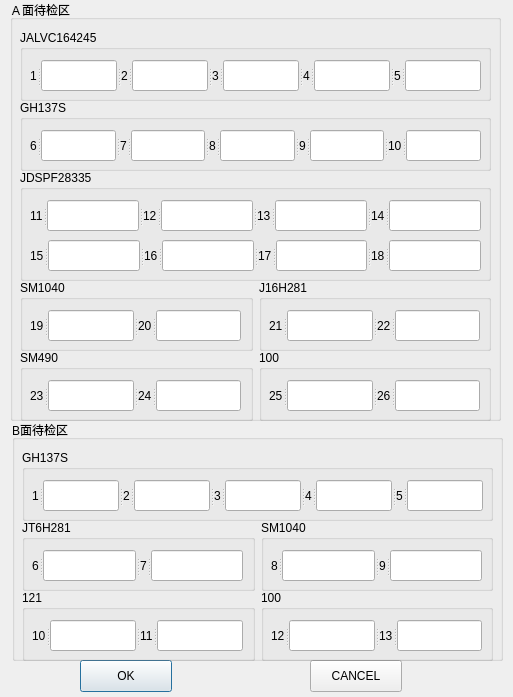
<?xml version="1.0" encoding="UTF-8"?>
<ui version="4.0">
 <class>thresholdSetting</class>
 <widget class="QDialog" name="thresholdSetting">
  <property name="geometry">
   <rect>
    <x>0</x>
    <y>0</y>
    <width>513</width>
    <height>697</height>
   </rect>
  </property>
  <property name="sizePolicy">
   <sizepolicy hsizetype="Fixed" vsizetype="Fixed">
    <horstretch>0</horstretch>
    <verstretch>0</verstretch>
   </sizepolicy>
  </property>
  <property name="windowTitle">
   <string>阈值设置</string>
  </property>
  <widget class="QPushButton" name="pushButton_ok">
   <property name="geometry">
    <rect>
     <x>80</x>
     <y>660</y>
     <width>92</width>
     <height>32</height>
    </rect>
   </property>
   <property name="text">
    <string>OK</string>
   </property>
  </widget>
  <widget class="QPushButton" name="pushButton_cancel">
   <property name="geometry">
    <rect>
     <x>310</x>
     <y>660</y>
     <width>92</width>
     <height>32</height>
    </rect>
   </property>
   <property name="text">
    <string>CANCEL</string>
   </property>
  </widget>
  <widget class="QGroupBox" name="groupBox">
   <property name="geometry">
    <rect>
     <x>10</x>
     <y>0</y>
     <width>491</width>
     <height>421</height>
    </rect>
   </property>
   <property name="sizePolicy">
    <sizepolicy hsizetype="Fixed" vsizetype="Fixed">
     <horstretch>0</horstretch>
     <verstretch>0</verstretch>
    </sizepolicy>
   </property>
   <property name="minimumSize">
    <size>
     <width>491</width>
     <height>241</height>
    </size>
   </property>
   <property name="maximumSize">
    <size>
     <width>491</width>
     <height>500</height>
    </size>
   </property>
   <property name="title">
    <string>Ａ面待检区</string>
   </property>
   <widget class="QGroupBox" name="groupBox_2">
    <property name="geometry">
     <rect>
      <x>10</x>
      <y>30</y>
      <width>471</width>
      <height>71</height>
     </rect>
    </property>
    <property name="title">
     <string>JALVC164245</string>
    </property>
    <widget class="QSplitter" name="splitter">
     <property name="geometry">
      <rect>
       <x>10</x>
       <y>30</y>
       <width>451</width>
       <height>31</height>
      </rect>
     </property>
     <property name="orientation">
      <enum>Qt::Horizontal</enum>
     </property>
     <widget class="QLabel" name="label_5">
      <property name="sizePolicy">
       <sizepolicy hsizetype="Fixed" vsizetype="Fixed">
        <horstretch>0</horstretch>
        <verstretch>0</verstretch>
       </sizepolicy>
      </property>
      <property name="text">
       <string>1</string>
      </property>
     </widget>
     <widget class="QLineEdit" name="lineEdit_A1">
      <property name="sizePolicy">
       <sizepolicy hsizetype="Fixed" vsizetype="Fixed">
        <horstretch>0</horstretch>
        <verstretch>0</verstretch>
       </sizepolicy>
      </property>
     </widget>
     <widget class="QLabel" name="label_6">
      <property name="sizePolicy">
       <sizepolicy hsizetype="Fixed" vsizetype="Fixed">
        <horstretch>0</horstretch>
        <verstretch>0</verstretch>
       </sizepolicy>
      </property>
      <property name="text">
       <string>2</string>
      </property>
     </widget>
     <widget class="QLineEdit" name="lineEdit_A2">
      <property name="sizePolicy">
       <sizepolicy hsizetype="Fixed" vsizetype="Fixed">
        <horstretch>0</horstretch>
        <verstretch>0</verstretch>
       </sizepolicy>
      </property>
     </widget>
     <widget class="QLabel" name="label_7">
      <property name="sizePolicy">
       <sizepolicy hsizetype="Fixed" vsizetype="Fixed">
        <horstretch>0</horstretch>
        <verstretch>0</verstretch>
       </sizepolicy>
      </property>
      <property name="text">
       <string>3</string>
      </property>
     </widget>
     <widget class="QLineEdit" name="lineEdit_A3">
      <property name="sizePolicy">
       <sizepolicy hsizetype="Fixed" vsizetype="Fixed">
        <horstretch>0</horstretch>
        <verstretch>0</verstretch>
       </sizepolicy>
      </property>
     </widget>
     <widget class="QLabel" name="label_8">
      <property name="sizePolicy">
       <sizepolicy hsizetype="Fixed" vsizetype="Fixed">
        <horstretch>0</horstretch>
        <verstretch>0</verstretch>
       </sizepolicy>
      </property>
      <property name="text">
       <string>4</string>
      </property>
     </widget>
     <widget class="QLineEdit" name="lineEdit_A4">
      <property name="sizePolicy">
       <sizepolicy hsizetype="Fixed" vsizetype="Fixed">
        <horstretch>0</horstretch>
        <verstretch>0</verstretch>
       </sizepolicy>
      </property>
     </widget>
     <widget class="QLabel" name="label_14">
      <property name="sizePolicy">
       <sizepolicy hsizetype="Fixed" vsizetype="Fixed">
        <horstretch>0</horstretch>
        <verstretch>0</verstretch>
       </sizepolicy>
      </property>
      <property name="text">
       <string>5</string>
      </property>
     </widget>
     <widget class="QLineEdit" name="lineEdit_A5">
      <property name="sizePolicy">
       <sizepolicy hsizetype="Fixed" vsizetype="Fixed">
        <horstretch>0</horstretch>
        <verstretch>0</verstretch>
       </sizepolicy>
      </property>
     </widget>
    </widget>
   </widget>
   <widget class="QGroupBox" name="groupBox_3">
    <property name="geometry">
     <rect>
      <x>10</x>
      <y>100</y>
      <width>471</width>
      <height>71</height>
     </rect>
    </property>
    <property name="title">
     <string>GH137S</string>
    </property>
    <widget class="QSplitter" name="splitter_2">
     <property name="geometry">
      <rect>
       <x>10</x>
       <y>30</y>
       <width>451</width>
       <height>31</height>
      </rect>
     </property>
     <property name="orientation">
      <enum>Qt::Horizontal</enum>
     </property>
     <widget class="QLabel" name="label_30">
      <property name="sizePolicy">
       <sizepolicy hsizetype="Fixed" vsizetype="Fixed">
        <horstretch>0</horstretch>
        <verstretch>0</verstretch>
       </sizepolicy>
      </property>
      <property name="text">
       <string>6</string>
      </property>
     </widget>
     <widget class="QLineEdit" name="lineEdit_A6"/>
     <widget class="QLabel" name="label_31">
      <property name="sizePolicy">
       <sizepolicy hsizetype="Fixed" vsizetype="Fixed">
        <horstretch>0</horstretch>
        <verstretch>0</verstretch>
       </sizepolicy>
      </property>
      <property name="text">
       <string>7</string>
      </property>
     </widget>
     <widget class="QLineEdit" name="lineEdit_A7"/>
     <widget class="QLabel" name="label_32">
      <property name="sizePolicy">
       <sizepolicy hsizetype="Fixed" vsizetype="Fixed">
        <horstretch>0</horstretch>
        <verstretch>0</verstretch>
       </sizepolicy>
      </property>
      <property name="text">
       <string>8</string>
      </property>
     </widget>
     <widget class="QLineEdit" name="lineEdit_A8"/>
     <widget class="QLabel" name="label_33">
      <property name="sizePolicy">
       <sizepolicy hsizetype="Fixed" vsizetype="Fixed">
        <horstretch>0</horstretch>
        <verstretch>0</verstretch>
       </sizepolicy>
      </property>
      <property name="text">
       <string>9</string>
      </property>
     </widget>
     <widget class="QLineEdit" name="lineEdit_A9"/>
     <widget class="QLabel" name="label_34">
      <property name="sizePolicy">
       <sizepolicy hsizetype="Fixed" vsizetype="Fixed">
        <horstretch>0</horstretch>
        <verstretch>0</verstretch>
       </sizepolicy>
      </property>
      <property name="text">
       <string>10</string>
      </property>
     </widget>
     <widget class="QLineEdit" name="lineEdit_A10"/>
    </widget>
   </widget>
   <widget class="QGroupBox" name="groupBox_20">
    <property name="geometry">
     <rect>
      <x>10</x>
      <y>170</y>
      <width>471</width>
      <height>111</height>
     </rect>
    </property>
    <property name="title">
     <string>JDSPF28335</string>
    </property>
    <widget class="QSplitter" name="splitter_13">
     <property name="geometry">
      <rect>
       <x>10</x>
       <y>30</y>
       <width>451</width>
       <height>31</height>
      </rect>
     </property>
     <property name="orientation">
      <enum>Qt::Horizontal</enum>
     </property>
     <widget class="QLabel" name="label_35">
      <property name="sizePolicy">
       <sizepolicy hsizetype="Fixed" vsizetype="Fixed">
        <horstretch>0</horstretch>
        <verstretch>0</verstretch>
       </sizepolicy>
      </property>
      <property name="text">
       <string>11</string>
      </property>
     </widget>
     <widget class="QLineEdit" name="lineEdit_A19"/>
     <widget class="QLabel" name="label_36">
      <property name="sizePolicy">
       <sizepolicy hsizetype="Fixed" vsizetype="Fixed">
        <horstretch>0</horstretch>
        <verstretch>0</verstretch>
       </sizepolicy>
      </property>
      <property name="text">
       <string>12</string>
      </property>
     </widget>
     <widget class="QLineEdit" name="lineEdit_A20"/>
     <widget class="QLabel" name="label_37">
      <property name="sizePolicy">
       <sizepolicy hsizetype="Fixed" vsizetype="Fixed">
        <horstretch>0</horstretch>
        <verstretch>0</verstretch>
       </sizepolicy>
      </property>
      <property name="text">
       <string>13</string>
      </property>
     </widget>
     <widget class="QLineEdit" name="lineEdit_A21"/>
     <widget class="QLabel" name="label_38">
      <property name="sizePolicy">
       <sizepolicy hsizetype="Fixed" vsizetype="Fixed">
        <horstretch>0</horstretch>
        <verstretch>0</verstretch>
       </sizepolicy>
      </property>
      <property name="text">
       <string>14</string>
      </property>
     </widget>
     <widget class="QLineEdit" name="lineEdit_A22"/>
    </widget>
    <widget class="QSplitter" name="splitter_14">
     <property name="geometry">
      <rect>
       <x>10</x>
       <y>70</y>
       <width>451</width>
       <height>31</height>
      </rect>
     </property>
     <property name="orientation">
      <enum>Qt::Horizontal</enum>
     </property>
     <widget class="QLabel" name="label_39">
      <property name="sizePolicy">
       <sizepolicy hsizetype="Fixed" vsizetype="Fixed">
        <horstretch>0</horstretch>
        <verstretch>0</verstretch>
       </sizepolicy>
      </property>
      <property name="text">
       <string>15</string>
      </property>
     </widget>
     <widget class="QLineEdit" name="lineEdit_A23"/>
     <widget class="QLabel" name="label_45">
      <property name="sizePolicy">
       <sizepolicy hsizetype="Fixed" vsizetype="Fixed">
        <horstretch>0</horstretch>
        <verstretch>0</verstretch>
       </sizepolicy>
      </property>
      <property name="text">
       <string>16</string>
      </property>
     </widget>
     <widget class="QLineEdit" name="lineEdit_A24"/>
     <widget class="QLabel" name="label_46">
      <property name="sizePolicy">
       <sizepolicy hsizetype="Fixed" vsizetype="Fixed">
        <horstretch>0</horstretch>
        <verstretch>0</verstretch>
       </sizepolicy>
      </property>
      <property name="text">
       <string>17</string>
      </property>
     </widget>
     <widget class="QLineEdit" name="lineEdit_A25"/>
     <widget class="QLabel" name="label_47">
      <property name="sizePolicy">
       <sizepolicy hsizetype="Fixed" vsizetype="Fixed">
        <horstretch>0</horstretch>
        <verstretch>0</verstretch>
       </sizepolicy>
      </property>
      <property name="text">
       <string>18</string>
      </property>
     </widget>
     <widget class="QLineEdit" name="lineEdit_A26"/>
    </widget>
   </widget>
   <widget class="QWidget" name="layoutWidget">
    <property name="geometry">
     <rect>
      <x>10</x>
      <y>280</y>
      <width>471</width>
      <height>71</height>
     </rect>
    </property>
    <layout class="QHBoxLayout" name="horizontalLayout_4">
     <item>
      <widget class="QGroupBox" name="groupBox_4">
       <property name="title">
        <string>SM1040</string>
       </property>
       <widget class="QSplitter" name="splitter_3">
        <property name="geometry">
         <rect>
          <x>10</x>
          <y>30</y>
          <width>211</width>
          <height>31</height>
         </rect>
        </property>
        <property name="orientation">
         <enum>Qt::Horizontal</enum>
        </property>
        <widget class="QLabel" name="label_48">
         <property name="sizePolicy">
          <sizepolicy hsizetype="Fixed" vsizetype="Fixed">
           <horstretch>0</horstretch>
           <verstretch>0</verstretch>
          </sizepolicy>
         </property>
         <property name="text">
          <string>19</string>
         </property>
        </widget>
        <widget class="QLineEdit" name="lineEdit_A11"/>
        <widget class="QLabel" name="label_49">
         <property name="sizePolicy">
          <sizepolicy hsizetype="Fixed" vsizetype="Fixed">
           <horstretch>0</horstretch>
           <verstretch>0</verstretch>
          </sizepolicy>
         </property>
         <property name="text">
          <string>20</string>
         </property>
        </widget>
        <widget class="QLineEdit" name="lineEdit_A12"/>
       </widget>
      </widget>
     </item>
     <item>
      <widget class="QGroupBox" name="groupBox_5">
       <property name="title">
        <string>J16H281</string>
       </property>
       <widget class="QSplitter" name="splitter_4">
        <property name="geometry">
         <rect>
          <x>10</x>
          <y>30</y>
          <width>211</width>
          <height>31</height>
         </rect>
        </property>
        <property name="orientation">
         <enum>Qt::Horizontal</enum>
        </property>
        <widget class="QLabel" name="label_50">
         <property name="sizePolicy">
          <sizepolicy hsizetype="Fixed" vsizetype="Fixed">
           <horstretch>0</horstretch>
           <verstretch>0</verstretch>
          </sizepolicy>
         </property>
         <property name="text">
          <string>21</string>
         </property>
        </widget>
        <widget class="QLineEdit" name="lineEdit_A13"/>
        <widget class="QLabel" name="label_51">
         <property name="sizePolicy">
          <sizepolicy hsizetype="Fixed" vsizetype="Fixed">
           <horstretch>0</horstretch>
           <verstretch>0</verstretch>
          </sizepolicy>
         </property>
         <property name="text">
          <string>22</string>
         </property>
        </widget>
        <widget class="QLineEdit" name="lineEdit_A14"/>
       </widget>
      </widget>
     </item>
    </layout>
   </widget>
   <widget class="QWidget" name="layoutWidget_2">
    <property name="geometry">
     <rect>
      <x>10</x>
      <y>350</y>
      <width>471</width>
      <height>71</height>
     </rect>
    </property>
    <layout class="QHBoxLayout" name="horizontalLayout_5">
     <item>
      <widget class="QGroupBox" name="groupBox_6">
       <property name="title">
        <string>SM490</string>
       </property>
       <widget class="QSplitter" name="splitter_5">
        <property name="geometry">
         <rect>
          <x>10</x>
          <y>30</y>
          <width>211</width>
          <height>31</height>
         </rect>
        </property>
        <property name="orientation">
         <enum>Qt::Horizontal</enum>
        </property>
        <widget class="QLabel" name="label_52">
         <property name="sizePolicy">
          <sizepolicy hsizetype="Fixed" vsizetype="Fixed">
           <horstretch>0</horstretch>
           <verstretch>0</verstretch>
          </sizepolicy>
         </property>
         <property name="text">
          <string>23</string>
         </property>
        </widget>
        <widget class="QLineEdit" name="lineEdit_A15"/>
        <widget class="QLabel" name="label_53">
         <property name="sizePolicy">
          <sizepolicy hsizetype="Fixed" vsizetype="Fixed">
           <horstretch>0</horstretch>
           <verstretch>0</verstretch>
          </sizepolicy>
         </property>
         <property name="text">
          <string>24</string>
         </property>
        </widget>
        <widget class="QLineEdit" name="lineEdit_A16"/>
       </widget>
      </widget>
     </item>
     <item>
      <widget class="QGroupBox" name="groupBox_7">
       <property name="title">
        <string>100</string>
       </property>
       <widget class="QSplitter" name="splitter_6">
        <property name="geometry">
         <rect>
          <x>10</x>
          <y>30</y>
          <width>211</width>
          <height>31</height>
         </rect>
        </property>
        <property name="orientation">
         <enum>Qt::Horizontal</enum>
        </property>
        <widget class="QLabel" name="label_54">
         <property name="sizePolicy">
          <sizepolicy hsizetype="Fixed" vsizetype="Fixed">
           <horstretch>0</horstretch>
           <verstretch>0</verstretch>
          </sizepolicy>
         </property>
         <property name="text">
          <string>25</string>
         </property>
        </widget>
        <widget class="QLineEdit" name="lineEdit_A17"/>
        <widget class="QLabel" name="label_55">
         <property name="sizePolicy">
          <sizepolicy hsizetype="Fixed" vsizetype="Fixed">
           <horstretch>0</horstretch>
           <verstretch>0</verstretch>
          </sizepolicy>
         </property>
         <property name="text">
          <string>26</string>
         </property>
        </widget>
        <widget class="QLineEdit" name="lineEdit_A18"/>
       </widget>
      </widget>
     </item>
    </layout>
   </widget>
  </widget>
  <widget class="QGroupBox" name="groupBox_13">
   <property name="geometry">
    <rect>
     <x>12</x>
     <y>420</y>
     <width>491</width>
     <height>241</height>
    </rect>
   </property>
   <property name="sizePolicy">
    <sizepolicy hsizetype="Fixed" vsizetype="Fixed">
     <horstretch>0</horstretch>
     <verstretch>0</verstretch>
    </sizepolicy>
   </property>
   <property name="minimumSize">
    <size>
     <width>491</width>
     <height>241</height>
    </size>
   </property>
   <property name="maximumSize">
    <size>
     <width>491</width>
     <height>241</height>
    </size>
   </property>
   <property name="title">
    <string>B面待检区</string>
   </property>
   <widget class="QGroupBox" name="groupBox_15">
    <property name="geometry">
     <rect>
      <x>10</x>
      <y>30</y>
      <width>471</width>
      <height>71</height>
     </rect>
    </property>
    <property name="title">
     <string>GH137S</string>
    </property>
    <widget class="QSplitter" name="splitter_7">
     <property name="geometry">
      <rect>
       <x>10</x>
       <y>30</y>
       <width>451</width>
       <height>31</height>
      </rect>
     </property>
     <property name="orientation">
      <enum>Qt::Horizontal</enum>
     </property>
     <widget class="QLabel" name="label_13">
      <property name="sizePolicy">
       <sizepolicy hsizetype="Fixed" vsizetype="Fixed">
        <horstretch>0</horstretch>
        <verstretch>0</verstretch>
       </sizepolicy>
      </property>
      <property name="text">
       <string>1</string>
      </property>
     </widget>
     <widget class="QLineEdit" name="lineEdit_B1"/>
     <widget class="QLabel" name="label_15">
      <property name="sizePolicy">
       <sizepolicy hsizetype="Fixed" vsizetype="Fixed">
        <horstretch>0</horstretch>
        <verstretch>0</verstretch>
       </sizepolicy>
      </property>
      <property name="text">
       <string>2</string>
      </property>
     </widget>
     <widget class="QLineEdit" name="lineEdit_B2"/>
     <widget class="QLabel" name="label_16">
      <property name="sizePolicy">
       <sizepolicy hsizetype="Fixed" vsizetype="Fixed">
        <horstretch>0</horstretch>
        <verstretch>0</verstretch>
       </sizepolicy>
      </property>
      <property name="text">
       <string>3</string>
      </property>
     </widget>
     <widget class="QLineEdit" name="lineEdit_B3"/>
     <widget class="QLabel" name="label_17">
      <property name="sizePolicy">
       <sizepolicy hsizetype="Fixed" vsizetype="Fixed">
        <horstretch>0</horstretch>
        <verstretch>0</verstretch>
       </sizepolicy>
      </property>
      <property name="text">
       <string>4</string>
      </property>
     </widget>
     <widget class="QLineEdit" name="lineEdit_B4"/>
     <widget class="QLabel" name="label_18">
      <property name="sizePolicy">
       <sizepolicy hsizetype="Fixed" vsizetype="Fixed">
        <horstretch>0</horstretch>
        <verstretch>0</verstretch>
       </sizepolicy>
      </property>
      <property name="text">
       <string>5</string>
      </property>
     </widget>
     <widget class="QLineEdit" name="lineEdit_B5"/>
    </widget>
   </widget>
   <widget class="QWidget" name="layoutWidget_3">
    <property name="geometry">
     <rect>
      <x>10</x>
      <y>100</y>
      <width>471</width>
      <height>71</height>
     </rect>
    </property>
    <layout class="QHBoxLayout" name="horizontalLayout_6">
     <item>
      <widget class="QGroupBox" name="groupBox_16">
       <property name="title">
        <string>JT6H281</string>
       </property>
       <widget class="QSplitter" name="splitter_8">
        <property name="geometry">
         <rect>
          <x>10</x>
          <y>30</y>
          <width>211</width>
          <height>31</height>
         </rect>
        </property>
        <property name="orientation">
         <enum>Qt::Horizontal</enum>
        </property>
        <widget class="QLabel" name="label_19">
         <property name="sizePolicy">
          <sizepolicy hsizetype="Fixed" vsizetype="Fixed">
           <horstretch>0</horstretch>
           <verstretch>0</verstretch>
          </sizepolicy>
         </property>
         <property name="text">
          <string>6</string>
         </property>
        </widget>
        <widget class="QLineEdit" name="lineEdit_B6"/>
        <widget class="QLabel" name="label_20">
         <property name="sizePolicy">
          <sizepolicy hsizetype="Fixed" vsizetype="Fixed">
           <horstretch>0</horstretch>
           <verstretch>0</verstretch>
          </sizepolicy>
         </property>
         <property name="text">
          <string>7</string>
         </property>
        </widget>
        <widget class="QLineEdit" name="lineEdit_B7"/>
       </widget>
      </widget>
     </item>
     <item>
      <widget class="QGroupBox" name="groupBox_17">
       <property name="title">
        <string>SM1040</string>
       </property>
       <widget class="QSplitter" name="splitter_9">
        <property name="geometry">
         <rect>
          <x>10</x>
          <y>30</y>
          <width>211</width>
          <height>31</height>
         </rect>
        </property>
        <property name="orientation">
         <enum>Qt::Horizontal</enum>
        </property>
        <widget class="QLabel" name="label_21">
         <property name="sizePolicy">
          <sizepolicy hsizetype="Fixed" vsizetype="Fixed">
           <horstretch>0</horstretch>
           <verstretch>0</verstretch>
          </sizepolicy>
         </property>
         <property name="text">
          <string>8</string>
         </property>
        </widget>
        <widget class="QLineEdit" name="lineEdit_B8"/>
        <widget class="QLabel" name="label_22">
         <property name="sizePolicy">
          <sizepolicy hsizetype="Fixed" vsizetype="Fixed">
           <horstretch>0</horstretch>
           <verstretch>0</verstretch>
          </sizepolicy>
         </property>
         <property name="text">
          <string>9</string>
         </property>
        </widget>
        <widget class="QLineEdit" name="lineEdit_B9"/>
       </widget>
      </widget>
     </item>
    </layout>
   </widget>
   <widget class="QWidget" name="layoutWidget_4">
    <property name="geometry">
     <rect>
      <x>10</x>
      <y>170</y>
      <width>471</width>
      <height>71</height>
     </rect>
    </property>
    <layout class="QHBoxLayout" name="horizontalLayout_7">
     <item>
      <widget class="QGroupBox" name="groupBox_18">
       <property name="title">
        <string>121</string>
       </property>
       <widget class="QSplitter" name="splitter_10">
        <property name="geometry">
         <rect>
          <x>10</x>
          <y>30</y>
          <width>211</width>
          <height>31</height>
         </rect>
        </property>
        <property name="orientation">
         <enum>Qt::Horizontal</enum>
        </property>
        <widget class="QLabel" name="label_23">
         <property name="sizePolicy">
          <sizepolicy hsizetype="Fixed" vsizetype="Fixed">
           <horstretch>0</horstretch>
           <verstretch>0</verstretch>
          </sizepolicy>
         </property>
         <property name="text">
          <string>10</string>
         </property>
        </widget>
        <widget class="QLineEdit" name="lineEdit_B10"/>
        <widget class="QLabel" name="label_24">
         <property name="sizePolicy">
          <sizepolicy hsizetype="Fixed" vsizetype="Fixed">
           <horstretch>0</horstretch>
           <verstretch>0</verstretch>
          </sizepolicy>
         </property>
         <property name="text">
          <string>11</string>
         </property>
        </widget>
        <widget class="QLineEdit" name="lineEdit_B11"/>
       </widget>
      </widget>
     </item>
     <item>
      <widget class="QGroupBox" name="groupBox_19">
       <property name="title">
        <string>100</string>
       </property>
       <widget class="QSplitter" name="splitter_11">
        <property name="geometry">
         <rect>
          <x>10</x>
          <y>30</y>
          <width>211</width>
          <height>31</height>
         </rect>
        </property>
        <property name="orientation">
         <enum>Qt::Horizontal</enum>
        </property>
        <widget class="QLabel" name="label_25">
         <property name="sizePolicy">
          <sizepolicy hsizetype="Fixed" vsizetype="Fixed">
           <horstretch>0</horstretch>
           <verstretch>0</verstretch>
          </sizepolicy>
         </property>
         <property name="text">
          <string>12</string>
         </property>
        </widget>
        <widget class="QLineEdit" name="lineEdit_B12"/>
        <widget class="QLabel" name="label_26">
         <property name="sizePolicy">
          <sizepolicy hsizetype="Fixed" vsizetype="Fixed">
           <horstretch>0</horstretch>
           <verstretch>0</verstretch>
          </sizepolicy>
         </property>
         <property name="text">
          <string>13</string>
         </property>
        </widget>
        <widget class="QLineEdit" name="lineEdit_B13"/>
       </widget>
      </widget>
     </item>
    </layout>
   </widget>
  </widget>
 </widget>
 <resources/>
 <connections/>
</ui>
